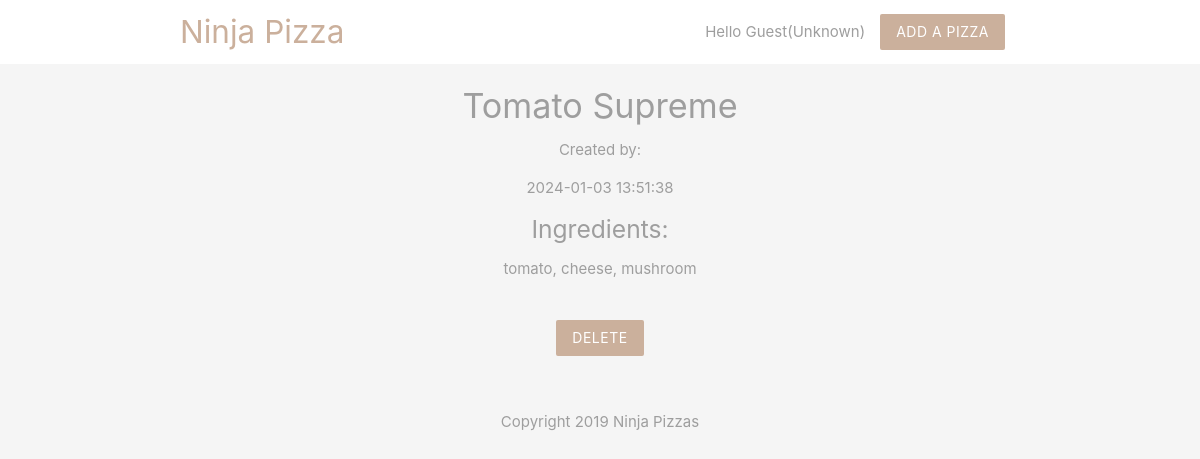
The app's page /details.php?id=2 with its own data.
### tables this page shows
CREATE TABLE `pizzas` (
  `id` int(11) NOT NULL,
  `title` varchar(255) NOT NULL,
  `ingredients` varchar(255) NOT NULL,
  `email` varchar(255) NOT NULL,
  `created_at` timestamp NOT NULL DEFAULT current_timestamp()
);

### details.php (the view, shortened to what this page needs)
<?php
 include('config/db_connect.php');
if(isset($_GET['id'])) {
    $id = mysqli_real_escape_string($conn, $_GET['id']);
    $sql = "SELECT * FROM pizzas WHERE id = $id";
    $result = mysqli_query($conn, $sql);
    $pizza = mysqli_fetch_assoc($result);
}
?>
<!DOCTYPE html>
<html lang="en">
<?php include('templates/header.php'); ?>
    <div class="container center grey-text">
        <?php if ($pizza): ?>
            <h4><?php echo htmlspecialchars($pizza['title']); ?></h4>
            <p>Created by: <?php htmlspecialchars($pizza['email']); ?></p>
            <p><?php echo date($pizza['created_at']); ?></p>
            <h5>Ingredients:</h5>
            <p><?php echo htmlspecialchars($pizza['ingredients']); ?></p>
            <form action="details.php" method="POST">
                <input type="submit" name="delete" value="Delete" class="btn brand z-depth-0">
            </form>
        <?php else: ?>
            <h5>No such pizza exists!</h5>
        <?php endif; ?>
    </div>
<?php include('templates/footer.php'); ?>
</html>

### templates/header.php (style rules this page uses)
.brand { background: #cbb09c !important; }
form { max-width: 460px; margin: 20px auto; padding: 20px; }

### records on screen
pizzas: title "Tomato Supreme", created_at "2024-01-03 13:51:38", ingredients "tomato, cheese, mushroom"

### other values on screen
$name "Guest"
$gender "Unknown"
